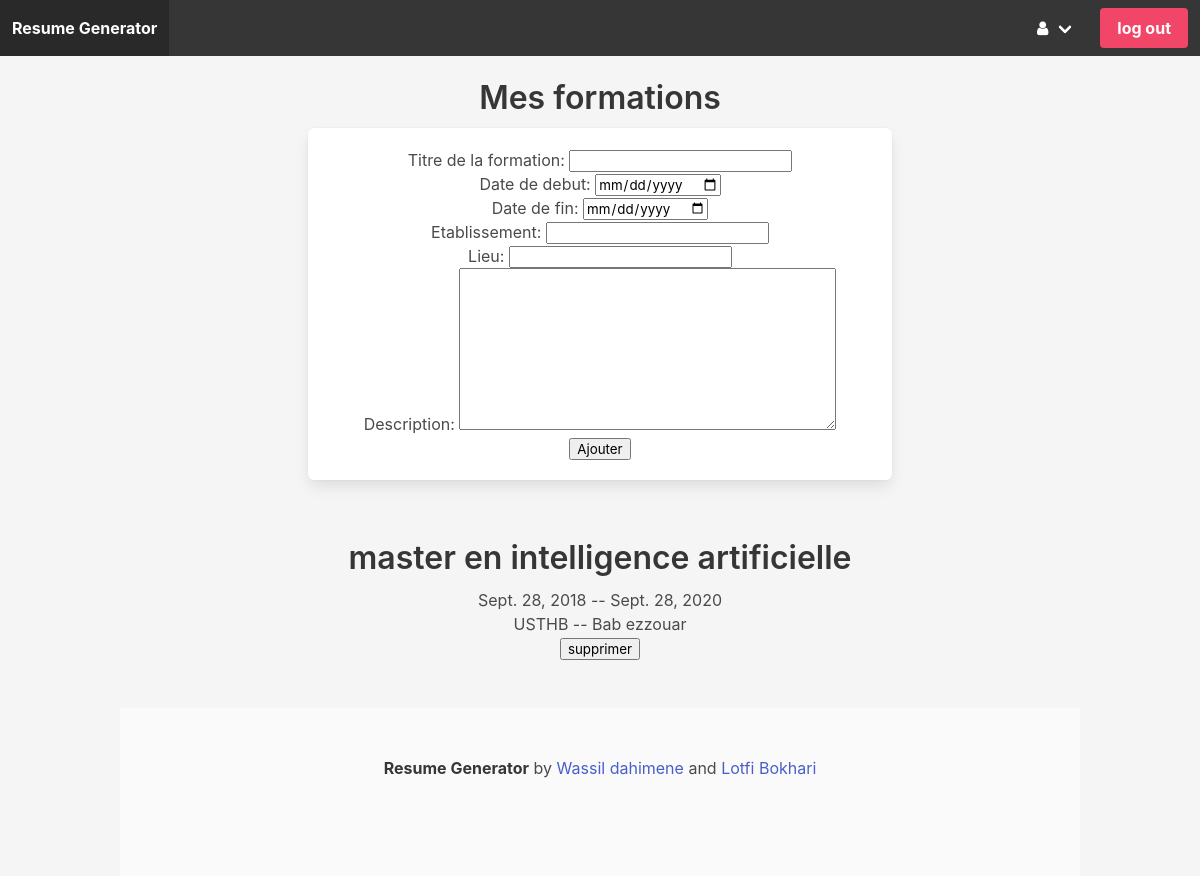
Before: /formations/ (signed in) with the older database file.
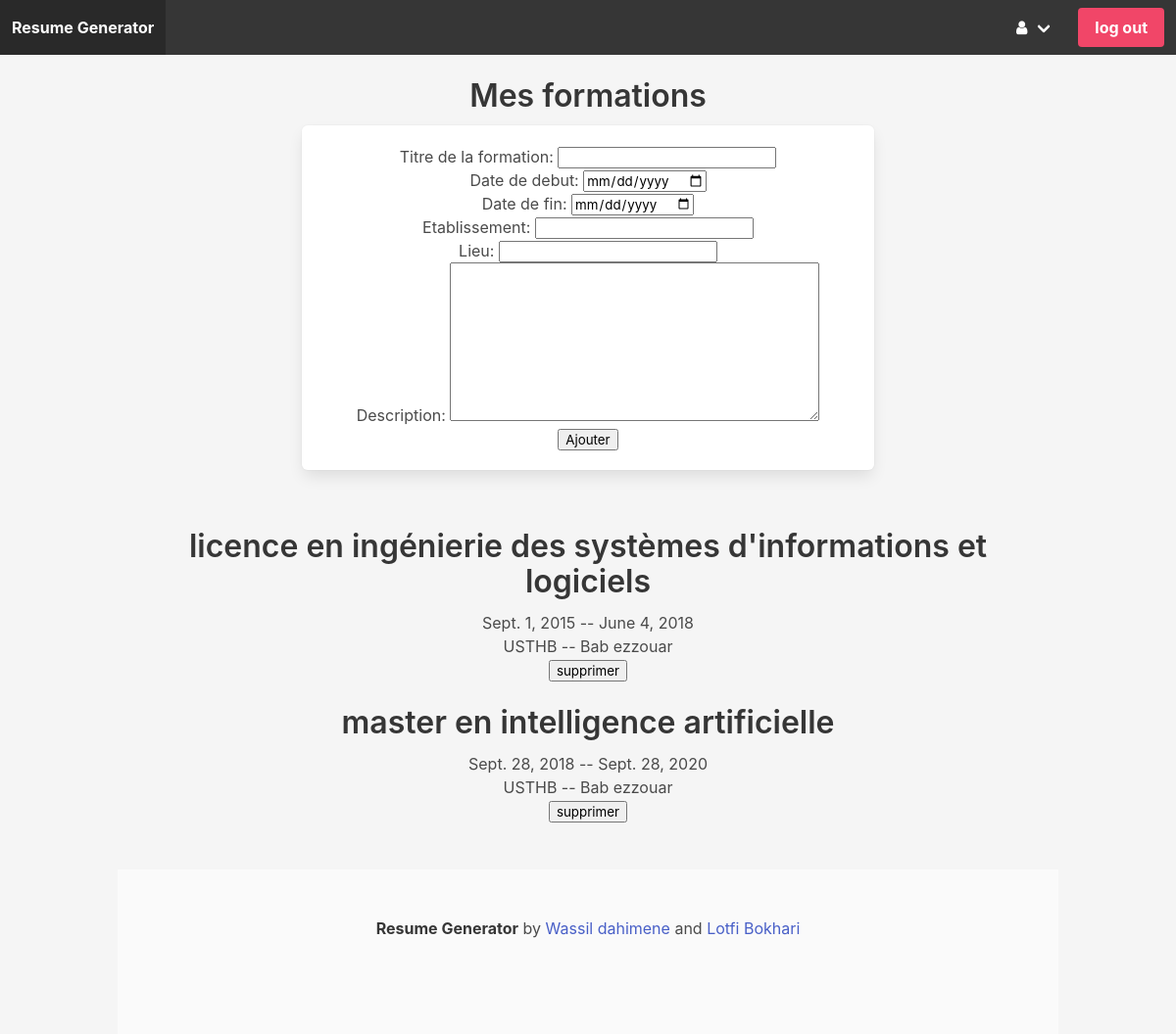
After: the same page with the newer database file.
### core/models.py (models this page shows, shortened)
class Formation(models.Model):
    author = models.ForeignKey(settings.AUTH_USER_MODEL,on_delete=models.CASCADE)
    title = models.CharField(max_length=100, blank =True, null=True,verbose_name="Titre de la formation")
    begin_date = models.DateField(verbose_name="date de debut", null = True, blank=True)
    end_date = models.DateField(verbose_name="date de fin", null = True, blank=True)
    etablissement = models.CharField(max_length=100, blank =True, null=True,verbose_name="Etablissement")
    lieu = models.CharField(max_length=100, blank =True, null=True,verbose_name="Lieu")
    description = models.TextField(blank = True,
                            verbose_name="description", null=True)
    type = models.PositiveSmallIntegerField(choices=type_formation_choices, default = 1, null=True, blank=True)
    class Meta:
        verbose_name = "formation"
        ordering = ['begin_date']

### core/views.py (the view)
# urls.py: path('formations/',view_formations,name='view_formations'),
@login_required
def view_formations(request):
    form=FormationForm(request.POST or None)
    if form.is_valid():
        obj=form.save(commit=False)
        obj.author=request.user
        obj.save()
    try:
        formations = Formation.objects.filter(author=request.user.id)
        if formations != None:
            data = {'formations':formations,'form':form}
        else:
            data = {'formations':[{'title':'No formations'}],'form':form}
    except ValueError:
         data = {'formations':[{'title':'No formations'}],'form':form}
         print("Unexpected error:", sys.exc_info()[0])
    return render(request, 'formations.html', data)

### core/forms.py
class FormationForm(forms.ModelForm):
    class Meta:
        model = Formation
        fields = ['title','begin_date','end_date','etablissement','lieu','description']
    def __init__(self, *args, **kwargs):
        super(FormationForm, self).__init__(*args, **kwargs)
        self.fields['begin_date'].widget = forms.DateInput(attrs={'type': 'date'})
        self.fields['end_date'].widget = forms.DateInput(attrs={'type': 'date'})

### core/templates/formations.html (shortened to what this page needs)
{% extends 'base.html' %} {% block content %}
<div class="container">
  <div class="columns is-mobile is-centered">
    <div class="column is-8">
      <div class="block has-text-centered m-5">
        <h1 class="title m-3">Mes formations</h1>
        <div class="box">
              <form action="" method="post">
                  {{ form.as_p }}
                <button type="submit"> Ajouter </button>
              </form>
          </div>
        </div>
      </div>
    </div>
  </div>
<div class="container">
  <div class="columns is-multiline is-mobile">
    <div class="column is-quarter">
    {% for formation in formations %}
      <div class="block has-text-centered m-5">
            <p class="title m-3">{{ formation.title }}</p>
            <p>{{ formation.begin_date }} -- {{ formation.end_date }} </p>
            <p>{{ formation.etablissement }} -- {{ formation.lieu }} </p>
            <form action="{% url 'delete_formation' formation.id %}" method="post">
          <button type='submit'> supprimer </button>
          </form>
        </div>
        {% endfor %}
      </div>
    </div>
    {% endblock %}

Changed rows visible on the page:
added Formation: title "licence en ingénierie des systèmes d'informations et logiciels", begin_date "Sept. 1, 2015", end_date "June 4, 2018", etablissement "USTHB", lieu "Bab ezzouar"
